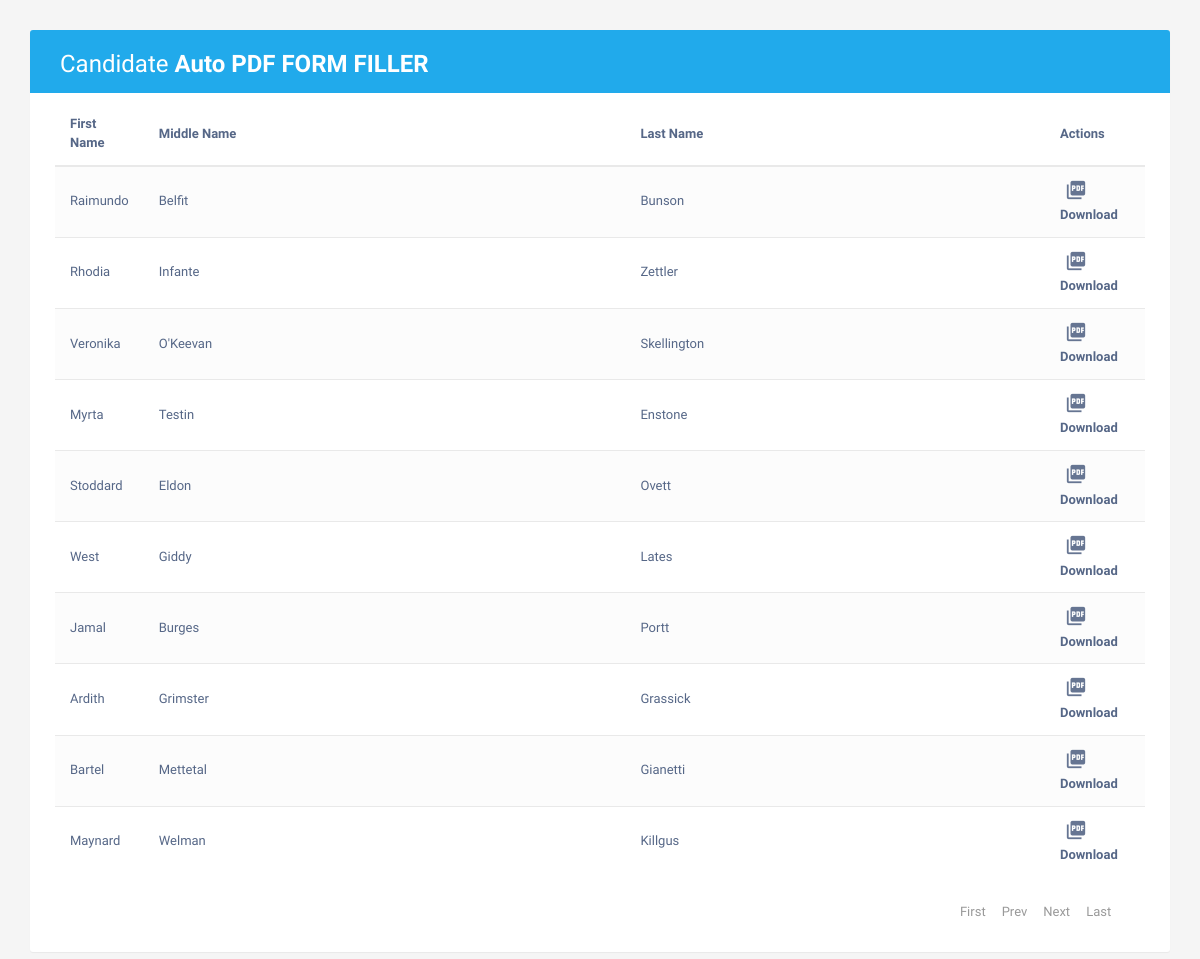
Screenshot of /?pageno=2 with the database file from the repository.
### tables this page shows
CREATE TABLE IF NOT EXISTS `users` (
  `id` bigint(30) NOT NULL AUTO_INCREMENT,
  `firstname` varchar(65) NOT NULL,
  `middlename` varchar(255) NOT NULL,
  `lastname` varchar(255) NOT NULL,
  PRIMARY KEY (`id`)
);

### index.php (the view, shortened to what this page needs)
<!DOCTYPE html>
<html lang="en">
<head>
<link rel="stylesheet" href="https://maxcdn.bootstrapcdn.com/font-awesome/4.7.0/css/font-awesome.min.css">
<link rel="stylesheet" href="https://maxcdn.bootstrapcdn.com/bootstrap/3.3.7/css/bootstrap.min.css">
</head>
<body>
    <div class="container">
        <div class="table-wrapper">
            <div class="table-title">
                <div class="row">
                    <div class="col-sm-6">
						<h2>Candidate <b>Auto PDF FORM FILLER</b></h2>
					</div>
                </div>
            </div>
			<?php
	require_once("_dbConfig.php");
			  if (isset($_GET['pageno'])) {
            $pageno = $_GET['pageno'];
        } else {
            $pageno = 1;
        }
        $no_of_records_per_page = 10;
        $offset = ($pageno-1) * $no_of_records_per_page;
			  $total_pages_sql = "SELECT COUNT(*) FROM users";
        $result = mysqli_query($connection,$total_pages_sql);
        $total_rows = mysqli_fetch_array($result)[0];
        $total_pages = ceil($total_rows / $no_of_records_per_page);
			   $sql = mysqli_query($connection,"SELECT * from users LIMIT $offset, $no_of_records_per_page") or   die(mysqli_error($connection));
			?>
            <table class="table table-striped table-hover">
                <thead>
                    <tr>
                        <th>First Name</th>
                        <th>Middle Name</th>
						<th>Last Name</th>
                        <th>Actions</th>
                    </tr>
                </thead>
                <tbody>
				<?php
while( $row = mysqli_fetch_array( $sql) ) {
					?>
                    <tr>
                        <td><?php echo $row['firstname']?></td>
						<td><?php echo $row['middlename']?></td>
						<td><?php echo $row['lastname']?></td>
                         <td><a href="download.php?id=<?php echo $row['id']; ?>"><i class="material-icons"></i>Download</a></td>
                        </tr>
                   <?php
}
				   ?></tbody>
            </table>
			<div class="clearfix">
				 <ul class="pagination">
        <li><a class="page-item" href="index.php?pageno=1">First</a></li> &nbsp;&nbsp;
        <li class="<?php if($pageno <= 1){ echo 'disabled'; } ?>">
            <a  class="page-item"href="<?php if($pageno <= 1){ echo '#'; } else { "?pageno=".($pageno - 1); } ?>">Prev</a>
        </li>&nbsp;&nbsp;
        <li class="<?php if($pageno >= $total_pages){ echo 'disabled'; } ?>">
            <a  class="page-item" href="<?php if($pageno >= $total_pages){ echo '#'; } else { echo "?pageno=".($pageno + 1); } ?>">Next</a>
        </li>&nbsp;&nbsp;
        <li><a class="page-item" href="index.php?pageno=<?php echo $total_pages; ?>">Last</a></li>
    </ul>
            </div>
        </div>
    </div>
</body>
</html>

### index.php (style rules this page uses)
body { color: #566787; background: #f5f5f5; font-family: 'Varela Round', sans-serif; font-size: 13px; }
.table-wrapper { background: #fff; padding: 20px 25px; margin: 30px 0; border-radius: 3px; box-shadow: 0 1px 1px rgba(0,0,0,.05); }
.table-title { padding-bottom: 15px; background: #21aaeb; color: #fff; padding: 16px 30px; margin: -20px -25px 10px; border-radius: 3px 3px 0 0; }
.table-title h2 { margin: 5px 0 0; font-size: 24px; }
table.table tr th, table.table tr td { border-color: #e9e9e9; padding: 12px 15px; vertical-align: middle; }
table.table tr th:first-child { width: 60px; }
table.table tr th:last-child { width: 100px; }
table.table-striped tbody tr:nth-of-type(odd) { background-color: #fcfcfc; }
table.table td:last-child i { opacity: 0.9; font-size: 22px; margin: 0 5px; }
table.table td a { font-weight: bold; color: #566787; display: inline-block; text-decoration: none; outline: none !important; }
table.table td i { font-size: 19px; }
.pagination { float: right; margin: 0 0 5px; }
.pagination li a { border: none; font-size: 13px; min-width: 30px; min-height: 30px; color: #999; margin: 0 2px; line-height: 30px; border-radius: 2px !important; text-align: center; padding: 0 6px; }

### rows the page displays
users: firstname "Raimundo", middlename "Belfit", lastname "Bunson"
users: firstname "Rhodia", middlename "Infante", lastname "Zettler"
users: firstname "Veronika", middlename "O'Keevan", lastname "Skellington"
users: firstname "Myrta", middlename "Testin", lastname "Enstone"
users: firstname "Stoddard", middlename "Eldon", lastname "Ovett"
users: firstname "West", middlename "Giddy", lastname "Lates"
users: firstname "Jamal", middlename "Burges", lastname "Portt"
users: firstname "Ardith", middlename "Grimster", lastname "Grassick"
users: firstname "Bartel", middlename "Mettetal", lastname "Gianetti"
users: firstname "Maynard", middlename "Welman", lastname "Killgus"
